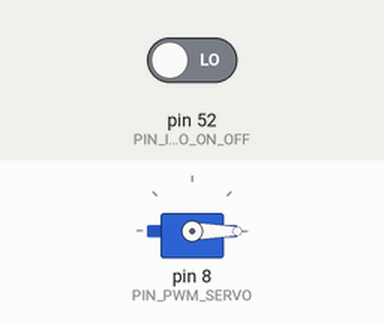
Bench run of a sketch on a simulated Arduino Mega 2560, built with avr-gcc and run on an emulated ATmega2560. Parts: servo. The inputs (shaded band) are chosen by the test bench; at power-on: pin 52 (PIN_INPUT_SERVO_ON_OFF) LOW.

Above: at 1.2 s.
1.3 s: pin 52 (PIN_INPUT_SERVO_ON_OFF) driven HIGH
At 2.5 s:
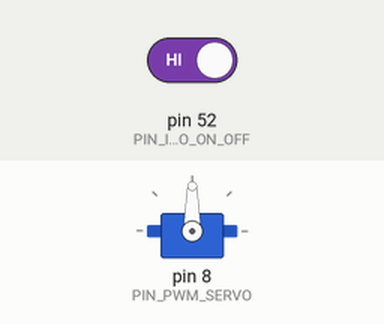
2.8 s: pin 52 (PIN_INPUT_SERVO_ON_OFF) driven LOW
At 3.8 s:
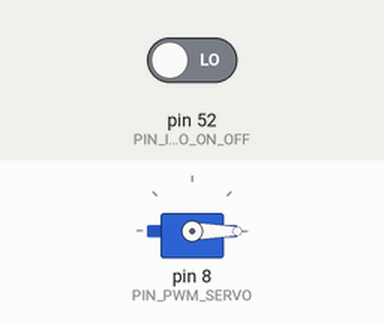
Timing chart, 0 to 5.8 s (numbered marks = the images above; inputs shaded):
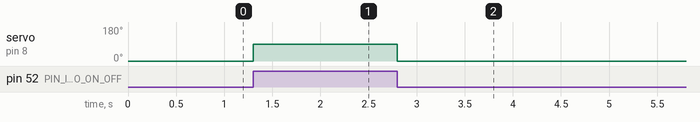

The sketch:

sketch_mar10a_servo.ino
```cpp
#include <Servo.h>

#define PIN_INPUT_SERVO_ON_OFF 52

#define PIN_PWM_SERVO 8

#define SERVO_INIT_ANGLE 0
#define SERVO_FINAL_ANGLE 90

Servo servo;
int angle = SERVO_INIT_ANGLE;

void setup() {

  pinMode(PIN_INPUT_SERVO_ON_OFF, INPUT);

  servo.attach(PIN_PWM_SERVO);
  servo.write(angle);
}


void loop()
{
  // scan from SERVO_INIT_ANGLE to SERVO_FINAL_ANGLE degrees
  if (digitalRead(PIN_INPUT_SERVO_ON_OFF) == 1)
  {
    servo.write(SERVO_FINAL_ANGLE);
  }
  else
  {
    servo.write(SERVO_INIT_ANGLE);
  }
//  if (digitalRead(PIN_INPUT_SERVO_ON_OFF) == 1)
//  {
//    for (; angle < SERVO_FINAL_ANGLE; angle++)
//    {
//      servo.write(angle);
//      delay(15);
//    }
//    angle = SERVO_FINAL_ANGLE;
//    servo.write(angle);
//  }
//  // now scan back from SERVO_FINAL_ANGLE to SERVO_INIT_ANGLE degrees
//  else
//  {
//    for (; angle > SERVO_INIT_ANGLE; angle--)
//    {
//      servo.write(angle);
//      delay(15);
//    }
//    angle = SERVO_INIT_ANGLE;
//    servo.write(angle);
//  }
}
```

Measured:
- after the input at 1.3 s, servo on pin 8 (PIN_PWM_SERVO): 0° → 90° at once
- after the input at 2.8 s, servo on pin 8 (PIN_PWM_SERVO): 90° → 0° at once
